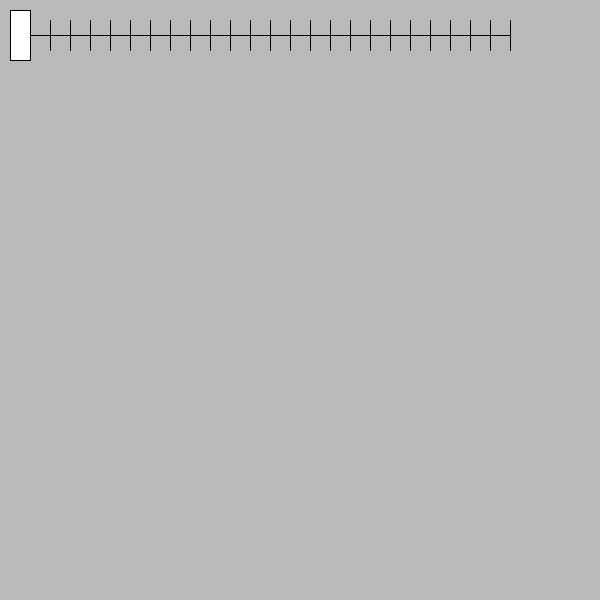
Frame 1 (no input)
Frame 60 (the mouse pressed at the canvas centre just before this capture): identical to frame 1, image omitted
Frame 120 (the mouse held since frame 60 and released just before this capture): identical to frame 1, image omitted

The Processing sketch that drew this single still picture (run headless with seeded random() and noise(); from frame 60 on, the mouse is pressed at the canvas centre):

// Processing sketch: processing_57564
// ── processing_57564.pde




Fader fader1;
void setup(){
  size(600,600);
  fader1 = new Fader(10,10);
}

void draw(){
  background(185,185,185);
  
  fader1.update(mouseX,mouseY);
  fader1.display();
  
 

}

class Fader{
  int x, y;
  int xpos, ypos; //x and y position of fader
  boolean over;
  float counter;
  Fader(int _x, int _y){
    x = _x;
    y = _y;
    xpos = x;
    ypos = y;
    
   
    over = false;
  }
  void update(int mx, int my){
  if(mx< 20+xpos && mx < 510+xpos && my > 0+ypos && my<300+ypos){
  
    over = true;
  } else {
    over = false;
  }
  }
 
void move(){
  //add move code here
  
}

float display(){
  line(0+x,25+y,500+x,25+y);
  for (int i = 0; i < 510; i = i+20) {
    line(i+x, 40+y, i+x, 10+y);
  }

 if(over){
  //fill(60,55,67); 
   
 }else {
   fill(255);
 }
  rect(0+xpos,0+ypos,10+x,40+y);
  return counter;
  
  }
  void drag(){
 if(over){
   xpos = constrain(mouseX,10,490);
   
  
 }
   
}  

}

void mouseDragged(){
    
  fader1.drag();
  
}
